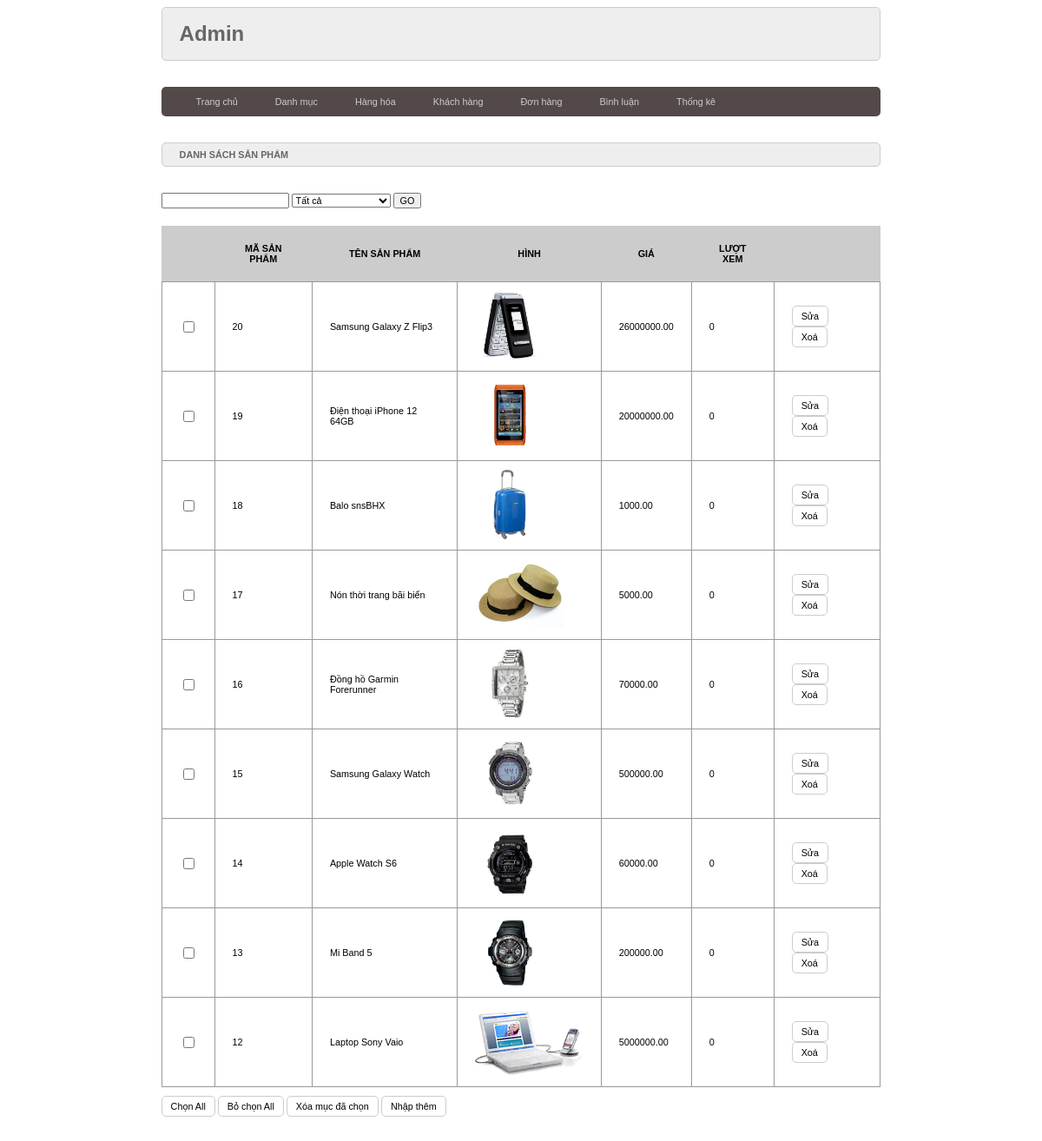
/admin/index.php?act=listsp, run on the app's committed database.
### tables this page shows
CREATE TABLE `sanpham` (
  `id` int(11) NOT NULL,
  `name` varchar(255) NOT NULL,
  `gia` double(10,2) DEFAULT 0.00,
  `img` varchar(255) DEFAULT NULL,
  `mota` text DEFAULT NULL,
  `luotxem` int(11) DEFAULT 0,
  `danhmuc` int(11) NOT NULL
);

### model/pdo.php (called while the page is built, shortened)
<?php
function pdo_get_connection(){
    $dburl = "mysql:host=localhost;dbname=dacsn;charset=utf8";
    $username = 'root';
    $password = '';
    $conn = new PDO($dburl, $username, $password);
    $conn->setAttribute(PDO::ATTR_ERRMODE, PDO::ERRMODE_EXCEPTION);
    return $conn;
}
function pdo_query($sql){
    $sql_args = array_slice(func_get_args(), 1);
    try{
        $conn = pdo_get_connection();
        $stmt = $conn->prepare($sql);
        $stmt->execute($sql_args);
        $rows = $stmt->fetchAll();
        return $rows;
    }
    catch(PDOException $e){
        throw $e;
    }
    finally{
        unset($conn);
    }
}

### model/sanpham.php (called while the page is built, shortened)
<?php
    function loadall_sanpham($kyw, $iddm){
        $sql = "select * from sanpham where 1";
        $sql.=" order by id desc";
        $listsanpham=pdo_query($sql);
        return $listsanpham;
    }
?>

### admin/sanpham/list.php (the view, shortened to what this page needs)
<div class="row">
        <div class="row frmtitle mb">
          <h1>DANH SÁCH SẢN PHẨM</h1>
        </div>
        <form action="index.php?act=listsp" method="post">
                <input type="text" name="kyw">
                <select name="iddm" id="">
                  <option value="0" selected>Tất cả</option>
                  </select>
                  <input type="submit" name="listspok" value="GO">
              </form>
        <div class="row frmcontent">
            <div class="row mb10 frmdsloai">
                <table>
                    <tr>
                        <th></th>
                        <th>MÃ SẢN PHẨM</th>
                        <th>TÊN SẢN PHẨM</th>
                        <th>HÌNH</th>
                        <th>GIÁ</th>
                        <th>LƯỢT XEM</th>
                        <th></th>
                    </tr>
                    <?php
                        foreach($listsanpham as $sp){
                            extract($sp);
                            $suasp='index.php?act=suasp&id='.$id;
                            $xoasp='index.php?act=xoasp&id='.$id;
                            $hinhpath="./uploads/".$img;
                            if(is_file($hinhpath)){
                              $hinh='<img src="'.$hinhpath.'" alt="" height="80">';
                            }
                            else{
                              $hinh="no";
                            }
                            echo '
                            <tr>
                                <td><input type="checkbox" name="" id=""></td>
                                <td>'.$id.'</td>
                                <td>'.$name.'</td>
                                <td>'.$hinh.'</td>
                                <td>'.$gia.'</td>
                                <td>'.$luotxem.'</td>
                                <td>
                                <a href="'.$suasp.'"><input type="button" value="Sửa"></a>
                                <a href="'.$xoasp.'"><input type="button" value="Xoá"></a>
                                </td>
                            </tr>
                            ';
                        }
                    ?>
                </table>
            </div>
          <div class="row mb10">
            <input type="button" value="Chọn All" />
            <input type="button" value="Bỏ chọn All" />
            <input type="button" value="Xóa mục đã chọn" />
            <a href="index.php?act=addsp"><input type="button" value="Nhập thêm" /></a>
          </div>
        </div>
      </div>

### view/css/style.css (style rules this page uses)
* { box-sizing: border-box; font-family: sans-serif; font-size: 0.9vw; }
.row { float: left; width: 100%; }
.mb { margin-bottom: 30px; }
.mb10 { margin-bottom: 10px; }
.formtaikhoan input[type="submit"], .formtaikhoan input[type="reset"], .frmcontent input[type="submit"], .frmcontent input[type="reset"], .frmcontent input[type="button"] { background-color: white; border: 1px #CCC solid; padding: 5px 10px; border-radius: 5px; }
.frmtitle { background-color: #EEE; border: 1px #CCC solid; border-radius: 5px; color: #666; padding: 0px 20px; }
.frmcontent { padding: 20px 0px }
.frmdsloai table { width: 100%; border-collapse: collapse; }
.frmdsloai table th { padding: 20px; background-color: #CCC; }
.frmdsloai table td { padding: 10px 20px; border: 1px #999 solid; }
* { box-sizing:border-box }

### data on the page
sanpham: id "20", name "Samsung Galaxy Z Flip3", img (picture), gia "26000000.00", luotxem "0"
sanpham: id "19", name "Điện thoại iPhone 12 64GB", img (picture), gia "20000000.00", luotxem "0"
sanpham: id "18", name "Balo snsBHX", img (picture), gia "1000.00", luotxem "0"
sanpham: id "17", name "Nón thời trang bãi biển", img (picture), gia "5000.00", luotxem "0"
sanpham: id "16", name "Đồng hồ Garmin Forerunner", img (picture), gia "70000.00", luotxem "0"
sanpham: id "15", name "Samsung Galaxy Watch", img (picture), gia "500000.00", luotxem "0"
sanpham: id "14", name "Apple Watch S6", img (picture), gia "60000.00", luotxem "0"
sanpham: id "13", name "Mi Band 5", img (picture), gia "200000.00", luotxem "0"
sanpham: id "12", name "Laptop Sony Vaio", img (picture), gia "5000000.00", luotxem "0"
